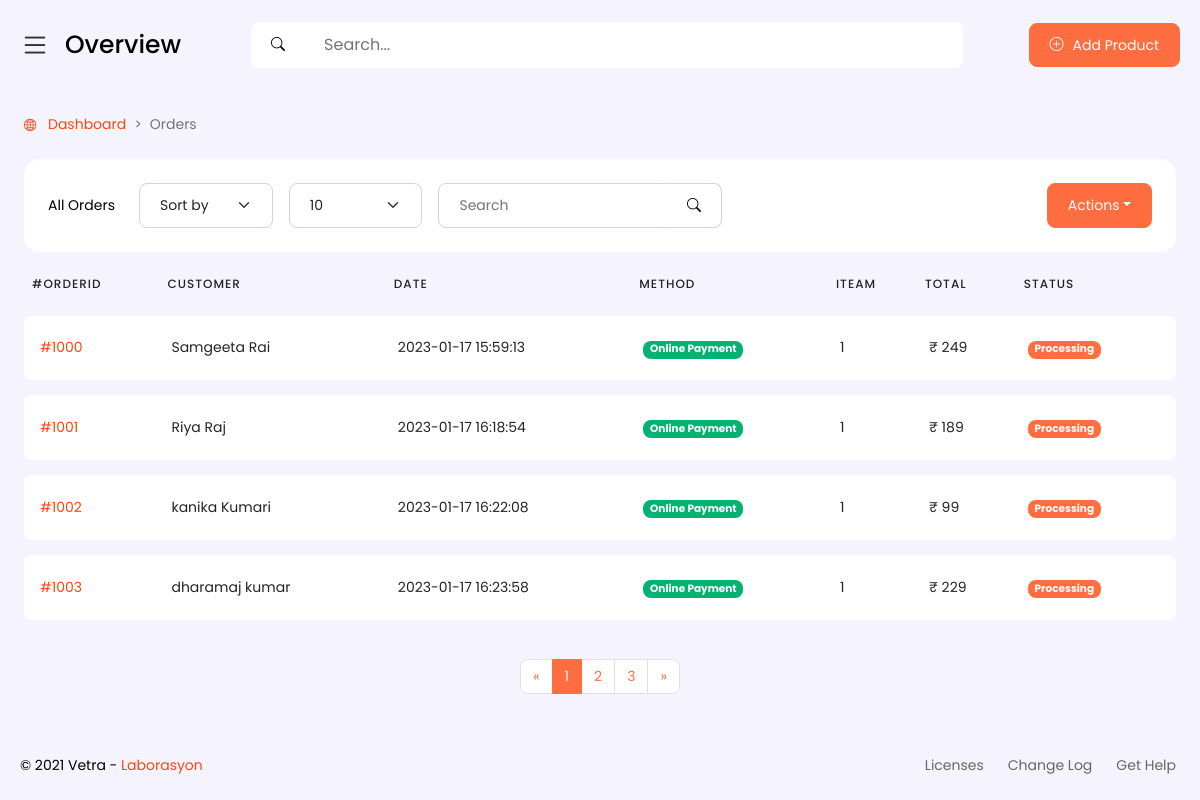
Screenshot of /admin/orders.php (signed in) with the database file from the repository.
### tables this page shows
CREATE TABLE `orders` (
  `order_id` int(11) NOT NULL,
  `product_id` varchar(100) NOT NULL,
  `product_name` varchar(500) NOT NULL,
  `order_method` varchar(100) NOT NULL,
  `customer_id` varchar(100) NOT NULL,
  `order_iteams` varchar(100) NOT NULL,
  `order_qty` int(100) NOT NULL,
  `order_price` int(100) NOT NULL,
  `order_notes` varchar(200) NOT NULL,
  `order_date` varchar(100) NOT NULL,
  `order_number` int(100) NOT NULL,
  `server_date` datetime NOT NULL DEFAULT current_timestamp()
);

CREATE TABLE `customers` (
  `id` int(11) NOT NULL,
  `first_name` varchar(500) NOT NULL,
  `last_name` varchar(500) NOT NULL,
  `country` varchar(200) NOT NULL,
  `street-address-1` varchar(200) NOT NULL,
  `street-address-2` varchar(200) NOT NULL,
  `city` varchar(200) NOT NULL,
  `pincode` varchar(200) NOT NULL,
  `email` varchar(200) NOT NULL,
  `orders` int(200) NOT NULL,
  `spent` int(200) NOT NULL,
  `date` datetime NOT NULL DEFAULT current_timestamp(),
  `order_id_` varchar(200) NOT NULL,
  `customer_mobile` varchar(100) NOT NULL
);

### admin/orders.php (the view, shortened to what this page needs)
<?php
include 'header.php';
?>
<div class="content ">
    <div class="mb-4">
        <nav style="--bs-breadcrumb-divider: '>';" aria-label="breadcrumb">
            <ol class="breadcrumb">
                <li class="breadcrumb-item">
                    <a href="#">
                        <i class="bi bi-globe2 small me-2"></i> Dashboard
                    </a>
                </li>
                <li class="breadcrumb-item active" aria-current="page">Orders</li>
            </ol>
        </nav>
    </div>
    <div class="card">
        <div class="card-body">
            <div class="d-md-flex gap-4 align-items-center">
                <div class="d-none d-md-flex">All Orders</div>
                <div class="d-md-flex gap-4 align-items-center">
                    <form class="mb-3 mb-md-0">
                        <div class="row g-3">
                            <div class="col-md-3">
                                <select class="form-select">
                                    <option>Sort by</option>
                                </select>
                            </div>
                            <div class="col-md-3">
                                <select class="form-select">
                                    <option value="10">10</option>
                                </select>
                            </div>
                            <div class="col-md-6">
                                <div class="input-group">
                                    <input type="text" class="form-control" placeholder="Search">
                                    <button class="btn btn-outline-light" type="button">
                                        <i class="bi bi-search"></i>
                                    </button>
                                </div>
                            </div>
                        </div>
                    </form>
                </div>
                <div class="dropdown ms-auto">
                    <a href="#" data-bs-toggle="dropdown" class="btn btn-primary dropdown-toggle" aria-haspopup="true" aria-expanded="false">Actions</a>
                </div>
            </div>
        </div>
    </div>
    <div class="table-responsive">
        <table class="table table-custom table-lg mb-0" id="orders">
            <thead>
                <tr>
                    <th>#OrderID</th>
                    <th>Customer</th>
                    <th>Date</th>
                    <th>Method</th>
                    <th>Iteam</th>
                    <th>Total</th>
                    <th>Status</th>
                </tr>
            </thead>
            <tbody>
                <?php
                $admin_order_view = "SELECT * FROM `orders` INNER JOIN `customers` on orders.customer_id=customers.id GROUP BY order_id";
                $admin_order_view_run = $conn->query($admin_order_view);
                if ($admin_order_view_run) {
                    if (mysqli_num_rows($admin_order_view_run) > 0) {
                        while ($data_admin_orders = mysqli_fetch_assoc($admin_order_view_run)) {
                ?>
                            <a href="dsdsd">
                                <tr>
                                    <a href="">
                                        <td>
                                            <a href="order-detail.php?details=<?php echo $data_admin_orders['order_id'] ?>">#<?php echo $data_admin_orders['order_id'] ?></a>
                                        </td>
                                        <td><?php echo  $data_admin_orders['first_name'] . " " . $data_admin_orders['last_name']; ?></td>
                                        <td><?php echo $data_admin_orders['server_date']; ?></td>
                                        <td>
                                            <span class="badge
                                <?php
                                if ($data_admin_orders['order_method'] == 'Online Payment') {
                                    echo "bg-success";
                                } else {
                                    echo "bg-primary";
                                }
                                ?>
                                ">
                                                <?php echo $data_admin_orders['order_method']; ?>
                                            </span>
                                        </td>
                                        <td><?php echo $data_admin_orders['order_iteams']; ?></td>
                                        <td>₹ <?php
                                                echo   $data_admin_orders['order_iteams'] * $data_admin_orders['order_price'] ?>
                                        </td>
                                        <td>
                                            <span class="badge bg-primary">Processing</span>
                                        </td>
                                </tr>
                            </a>
                <?php      }
                    }
                }
                ?>
            </tbody>
        </table>
    </div>
    <nav class="mt-4" aria-label="Page navigation example">
        <ul class="pagination justify-content-center">
            <li class="page-item">
                <a class="page-link" href="#" aria-label="Previous">
                    <span aria-hidden="true">&laquo;</span>
                </a>
            </li>
            <li class="page-item active"><a class="page-link" href="#">1</a></li>
            <li class="page-item"><a class="page-link" href="#">2</a></li>
            <li class="page-item"><a class="page-link" href="#">3</a></li>
            <li class="page-item">
                <a class="page-link" href="#" aria-label="Next">
                    <span aria-hidden="true">&raquo;</span>
                </a>
            </li>
        </ul>
    </nav>
</div>
<?php
include 'footer.php';
?>
</body>
</html>

### rows the page displays
orders: order "1000", customer.first_name "Samgeeta", customer.last_name "Rai", server_date "2023-01-17 15:59:13", order_method "Online Payment", order_iteams "1", order_price "249"
orders: order "1001", customer.first_name "Riya", customer.last_name "Raj", server_date "2023-01-17 16:18:54", order_method "Online Payment", order_iteams "1", order_price "189"
orders: order "1002", customer.first_name "kanika", customer.last_name "Kumari", server_date "2023-01-17 16:22:08", order_method "Online Payment", order_iteams "1", order_price "99"
orders: order "1003", customer.first_name "dharamaj", customer.last_name "kumar", server_date "2023-01-17 16:23:58", order_method "Online Payment", order_iteams "1", order_price "229"
